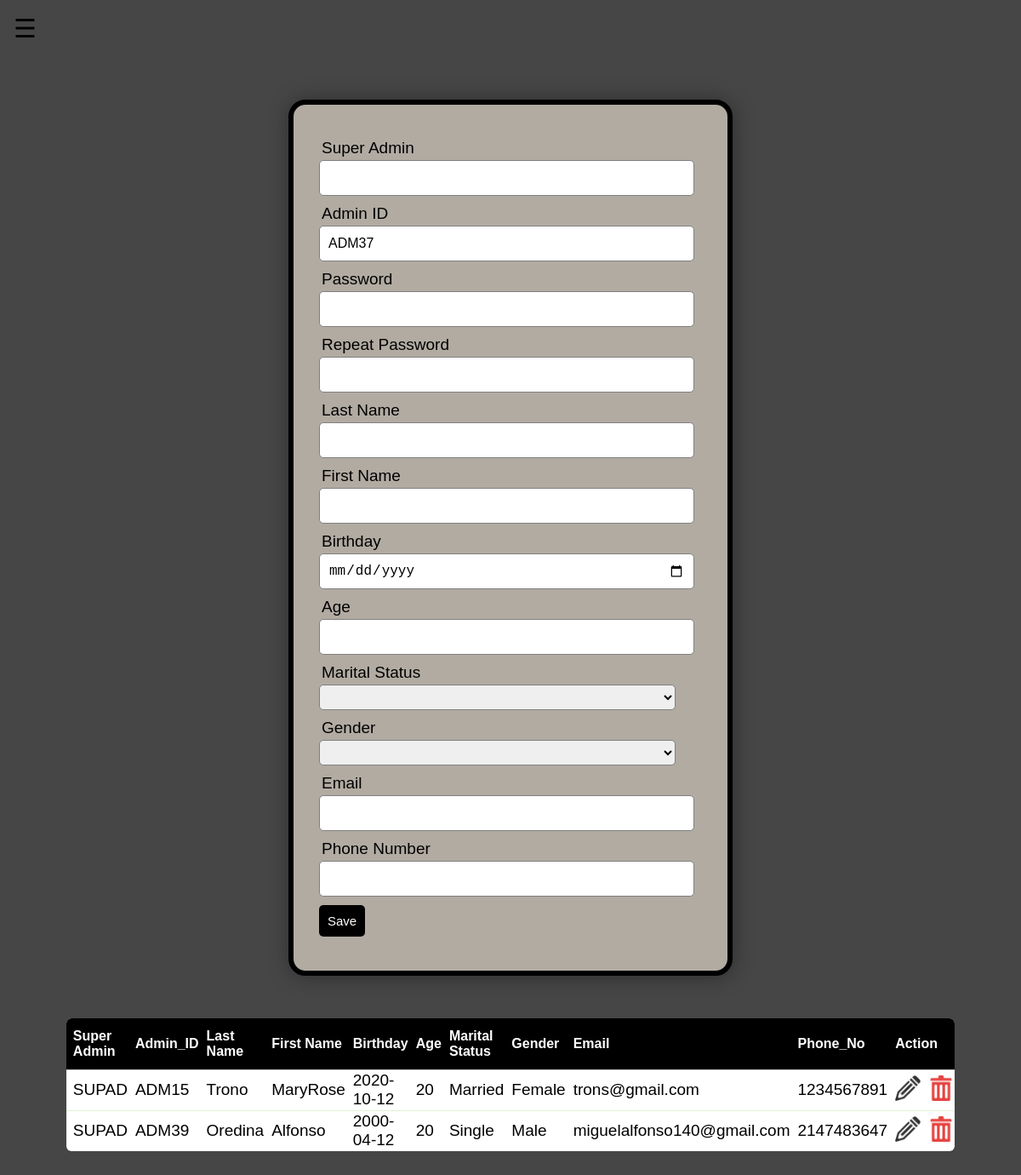
The app's page /Adminregistration/AdminRegIndex.php with its own data.
### tables this page shows
CREATE TABLE `adminreg` (
  `id` int(11) NOT NULL,
  `SupAdminId` varchar(255) NOT NULL,
  `AdminId` varchar(255) NOT NULL,
  `Password` varchar(255) NOT NULL,
  `Last_Name` varchar(255) NOT NULL,
  `First_Name` varchar(255) NOT NULL,
  `Birthday` varchar(255) NOT NULL,
  `Age` int(255) NOT NULL,
  `Marital_Stat` varchar(255) NOT NULL,
  `Gender` varchar(255) NOT NULL,
  `Email` varchar(255) NOT NULL,
  `Phone_No` int(255) NOT NULL
);

### Adminregistration/AdminServer.php (called while the page is built, shortened)
<?php
        $AdminId = "ADM" . mt_rand(01,99);
        $Password = "";
        $Last_Name = "";
        $First_Name = "";
        $Birthday = "";
        $Age = "";
        $Marital_Stat = "";
        $Gender = "";
        $Email = "";
        $Phone_No = "";
        $edit_state = false;
        $db = mysqli_connect('localhost','root', '', 'infosec');
        $results = mysqli_query($db, "SELECT * FROM adminreg");
?>

### Adminregistration/AdminRegIndex.php (the view, shortened to what this page needs)
<?php include('AdminServer.php');
?>
<!DOCTYPE html>
<html lang="en">
<head>
    <link rel="stylesheet" type="text/css" href="Admin.css">
    <link rel="stylesheet" type="text/css" href="../SuperAdmin/SupAdmin.css">
</head>
<body oncontextmenu = "return false;">
        <div id="main">
            <span style="font-size:30px;cursor:pointer" onclick="openNav()">&#9776;</span>
        </div>
    <form method="post" name="form" onsubmit="return checkForm(this)" action="AdminServer.php" autocomplete="off">
        <div class="input-group">
            <label>Super Admin</label>
            <input type="text" name="SupAdminId" value="<?php echo $_SESSION['SuperAdminUser']; ?>" readonly>
        </div>
        <div class="input-group">
            <label>Admin ID</label>
            <input type="text" name="AdminId" value="<?php echo $AdminId; ?>" readonly>
        </div>
        <div class="input-group">
            <label>Password</label>
            <input type="password" name="Password" value="<?php echo $Password; ?>" required>
        </div>
        <div class="input-group">
            <label>Repeat Password</label>
            <input type="password" name="ConPassword" value="<?php echo $Password; ?>" required>
        </div>
        <div class="input-group">
            <label>Last Name</label>
            <input type="text" name="Last_Name" maxlength="35" onKeyPress="return blockSpecialChar(event)" value="<?php echo $Last_Name; ?>" required>
        </div>
        <div class="input-group">
            <label>First Name</label>
            <input type="text" name="First_Name" maxlength="35" onKeyPress="return blockSpecialChar(event)" value="<?php echo $First_Name; ?>" required>
        </div>
        <div class="input-group">
            <label>Birthday</label>
            <input type="date" name="Birthday" value="<?php echo $Birthday; ?>" required>
        </div>
        <div class="input-group">
            <label>Age</label>
            <input type="number" name="Age" value="<?php echo $Age; ?>" required>
        </div>
        <div class="input-group">
            <label>Marital Status</label>
            <select name="Marital_Stat" maxlength="15" onKeyPress="return blockSpecialChar(event)" value="<?php echo $Marital_Stat; ?>" required>
            <option></option>
            <option>Single</option>
            </select>
        </div>
        <div class="input-group">
            <label>Gender</label>
            <select name="Gender" maxlength="35" onKeyPress="return blockSpecialChar(event)" value="<?php echo $Gender; ?>" required>
            <option></option>
            <option>Male</option>
            </select>
        </div>
        <div class="input-group">
            <label>Email</label>
            <input type="email" name="Email" value="<?php echo $Email; ?>" required>
        </div>
        <div class="input-group">
            <label>Phone Number</label>
            <input type="number" name="Phone_No" onKeyPress="if(this.value.length==11) return false" value="<?php echo $Phone_No; ?>" required>
        </div>
        <div class="input-group">
            <?php if ($edit_state == false): ?>
                <button type="submit" name="save" class="btn">Save</button>
            <?php else: ?>
                <button type="submit" name="update" class="btn">Update</button>
            <?php endif ?>
        </div>
    </form>
    <div class="lists">
    <table>
        <thead>
            <tr>
                <th>Super Admin</th>
                <th>Admin_ID</th>
                <th>Last Name</th>
                <th>First Name</th>
                <th>Birthday</th>
                <th>Age</th>
                <th>Marital Status</th>
                <th>Gender</th>
                <th>Email</th>
                <th>Phone_No</th>
                <th colspan="2">Action</th>
            </tr>
        </thead>
        <tbody>
            <?php while($row = mysqli_fetch_array($results)){ ?>
                 <tr>
                 <td><?php echo $row['SupAdminId']; ?></td>
                 <td><?php echo $row['AdminId']; ?></td>
                 <td><?php echo $row['Last_Name']; ?></td>
                 <td><?php echo $row['First_Name']; ?></td>
                 <td><?php echo $row['Birthday']; ?></td>
                 <td><?php echo $row['Age']; ?></td>
                 <td><?php echo $row['Marital_Stat']; ?></td>
                 <td><?php echo $row['Gender']; ?></td>
                 <td><?php echo $row['Email']; ?></td>
                 <td><?php echo $row['Phone_No']; ?></td>
                 <td>
                     <a class="edit_btn" onclick="return confirm('Are you sure you want to update data?')" href="AdminRegIndex.php?edit=<?php echo $row['id']; ?>"><img src="../Images/ed.png" alt="ed" class="ed"></a>
                 </td>
                 <td>
                    <a class="del_btn" onclick="return confirm('Are you sure you want to delete data?')" href="AdminServer.php?del=<?php echo $row['id']; ?>"><img src="../Images/del.png" alt="ed" class="ed"></a>
                 </td>
             </tr>
            <?php } ?>
        </tbody>
    </table>
    </div>
</body>
</html>

### Adminregistration/Admin.css (style rules this page uses)
body { margin: 0; padding: 0; background-color: #464646; background-repeat: no-repeat; background-size: cover; font-family: 'Arial'; font-size: 19px; }
table { width: 50%; margin: 0% auto; border-collapse: collapse; text-align: left; }
tr { border-bottom: 1px solid #cbcbcb; }
form { max-width: 450px; background: #b1aba2; padding: 30px; margin: 50px auto; box-shadow: 1px 1px 25px rgba(0, 0, 0, 0.35); border-radius: 20px; border: 6px solid #000000; }
.input-group { margin: 10px 0px 10px 0px; }
.input-group label { display: block; text-align: left; margin: 3px; }
.input-group input, select { height: 30px; width: 93%; padding: 5px 10px; font-size: 16px; border-radius: 5px; border: 1px solid gray; }
.btn { padding: 10px; font-size: 15px; color: white; background: #000000; border: none; border-radius: 5px; }
table { border-spacing: 1; border-collapse: collapse; background: white; border-radius: 6px; overflow: hidden; max-width: 800px; width: 100%; margin: 0 auto; position: relative; }
table * { position: relative; }
table td, table th { padding-left: 8px; }
table thead tr { height: 60px; background: #000000; font-size: 16px; }
table tbody tr { height: 48px; border-bottom: 1px solid #e3f1d5; }
table tbody tr:last-child { border: 0; }
table td, table th { text-align: left; }
th { color: white; }
.ed, .del, .log { height:30px; width:30px; }
.lists { margin-bottom: 50px; }

### SuperAdmin/SupAdmin.css (style rules this page uses)
#main { transition: margin-left .5s; padding: 16px; }

### records on screen
adminreg: SupAdminId "SUPAD", AdminId "ADM15", Last_Name "Trono", First_Name "MaryRose", Birthday "2020-10-12", Age "20", Marital_Stat "Married", Gender "Female", Email "trons@gmail.com", Phone_No "1234567891"
adminreg: SupAdminId "SUPAD", AdminId "ADM39", Last_Name "Oredina", First_Name "Alfonso", Birthday "2000-04-12", Age "20", Marital_Stat "Single", Gender "Male", Email "miguelalfonso140@gmail.com", Phone_No "2147483647"
